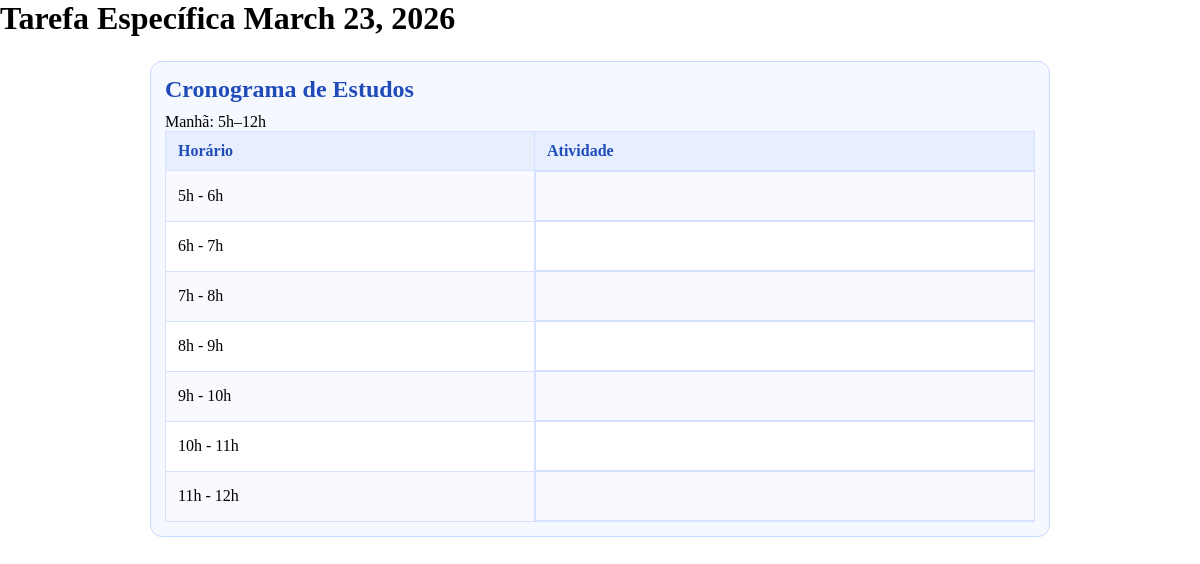
The app's page /especifica/2026-03-23/, older data.
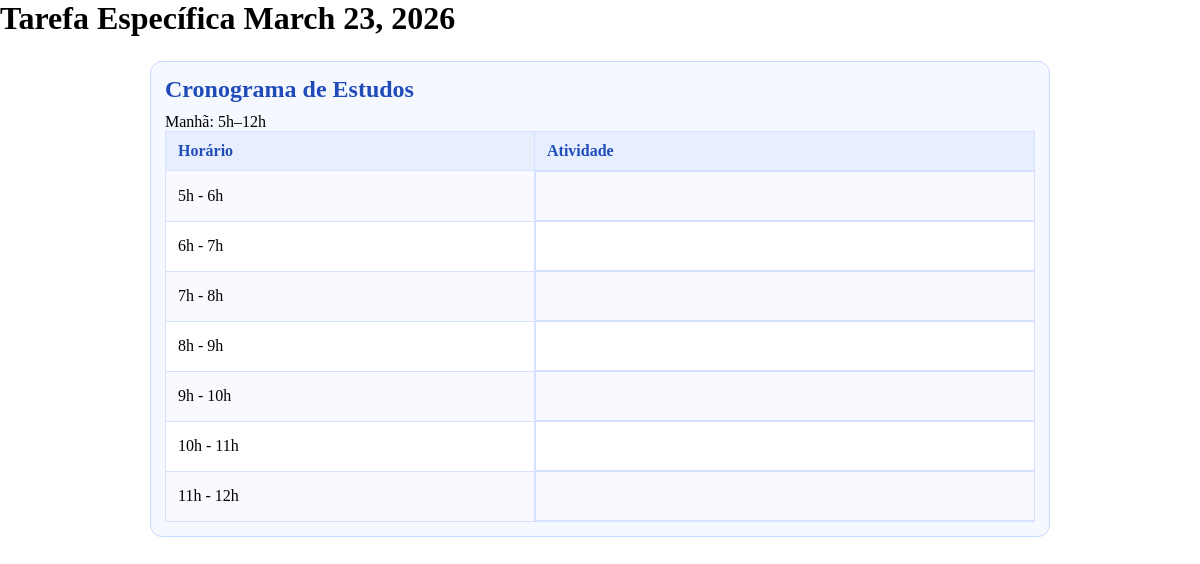
The same page, newer data.
### tarefas/models.py (models this page shows, shortened)
class Tarefa(models.Model):
    PRIORIDADE_CHOICES = [
        ('BA', 'Baixa'),
        ('ME', 'Média'),
        ('AL', 'Alta'),
    ]
    nome = models.CharField(max_length=255)
    descricao = models.TextField(blank=True)
    prioridade = models.CharField(
        max_length=2, choices=PRIORIDADE_CHOICES, default='ME')
    horas_estimadas = models.PositiveIntegerField(
        default=0, help_text='Minutos estimados')
    horas_trabalhadas = models.PositiveIntegerField(
        default=0, help_text='Minutos trabalhados')
    data = models.DateField()

### tarefas/views.py (the view)
# urls.py: path('especifica/<str:data>/', views.tarefa_especifica,
def tarefa_especifica(request, data=None):
    datas = data or request.GET.get('data')
    data_obj = None
    if datas:
        parts = datas.split('-')
        if len(parts) == 3:
            try:
                data_obj = datetime(int(parts[0]), int(
                    parts[1]), int(parts[2])).date()
            except ValueError:
                data_obj = None
    tarefas_do_dia = []
    todas_tarefas = Tarefa.objects.all().order_by('nome')
    tarefas_dia_tarefa = DiaTarefa.objects.all().order_by('data')
    context = {
        'data': data_obj,
        'datas': datas,
        'dia_tarefas': tarefas_do_dia,
        'horarios': range(5, 12),
        'tarefas': todas_tarefas,
        'dia_tarefas': tarefas_dia_tarefa
    }
    return render(request, 'tarefa_especific.html', context)

### templates/tarefa_especific.html (shortened to what this page needs)
{% extends 'index.html' %}
{% block content %}
<h1>Tarefa Específica {{data}}</h1>
<section class="cronograma-estudos">
  <h2>Cronograma de Estudos</h2>
  <p>Manhã: 5h–12h</p>
  <div class="cronograma-table-wrapper">
    <table class="cronograma-table">
      <thead>
        <tr>
          <th>Horário</th>
          <th class="atividade-task">Atividade</th>
        </tr>
      </thead>
      <tbody>
        {% for hora in horarios %}
        <tr>
          <td>{{ hora }}h - {{ hora|add:1 }}h</td>
          <td class="task-cron" id='tarefa'></td>
        </tr>
        {% endfor %}
      </tbody>
    </table>
  </div>
</section>
{% endblock %}

### templates/index.html (shortened to what this page needs)
{% load static %}
<!DOCTYPE html>
<html lang="pt-br">
<head>
    <link rel="stylesheet" href="{% static 'css/estilo.css' %}">
</head>
<body data-tarefa-data="{{ data|date:'Y-m-d' }}">
  <main>
    {% block content %}{% endblock %}
  </main>
</body>
</html>

### static/css/estilo.css (style rules this page uses)
body { background: white; }
* { margin: 0; padding: 0; box-sizing: border-box; }
#tarefa { display: flex; }
.cronograma-estudos { max-width: 900px; margin: 24px auto; padding: 14px; background: #f6f8ff; border: 1px solid #c8d9ff; border-radius: 12px; }
.cronograma-estudos h2 { margin-bottom: 10px; color: #1f4cb9; }
.cronograma-table-wrapper { overflow-x: auto; }
.cronograma-table { width: 100%; border-collapse: collapse; background: #ffffff; box-shadow: inset 0 0 0 1px #d7e4ff; }
.cronograma-table th, .cronograma-table td { padding: 10px 12px; border: 1px solid #d5e1ff; text-align: left; }
.cronograma-table th { background: #e7efff; color: #1f4cb9; font-weight: 700; }
.cronograma-table tbody tr:nth-child(odd) { background: #f8faff; }
.cronograma-table td#tarefa { cursor: pointer; color: #0f2c67; font-weight: 600; }
.task-cron { min-height: 50px; display: grid; grid-template-columns: 1fr 1fr 1fr; grid-template-rows: auto; gap: 50px; }
.atividade-task { width: 500px; }

Row changes from the older to the newer data that the page shows:
added Tarefa: data "March 23, 2026"
Text that changed along with them:
{{ data }}: "March 23, 2026" → (not shown)
